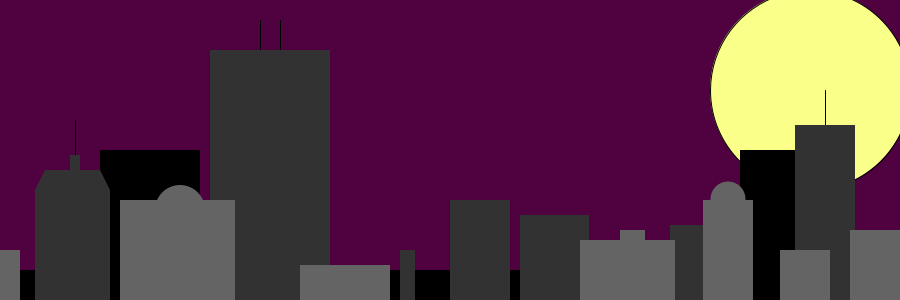
Frame 1 (no input)
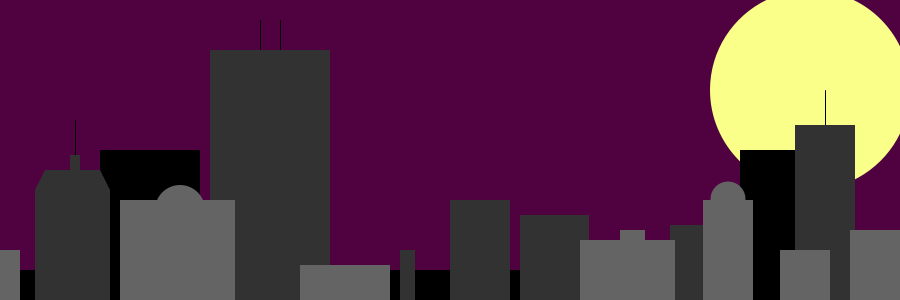
Frame 60 (the mouse pressed at the canvas centre just before this capture)
Frame 120 (the mouse held since frame 60 and released just before this capture): identical to frame 60, image omitted

The Processing sketch that drew these frames (run headless with seeded random() and noise(); from frame 60 on, the mouse is pressed at the canvas centre):

// Processing sketch: processing_136350
// ── processing_136350.pde

//Skyline by Luis Silva

//setup
void setup(){
  size(900,300);
}

void draw(){
  background(80, 2, 64);
  
//Extra
  //moon
  fill(249, 255, 136);
  ellipse(810, 90, 200, 200);
//Buildings
//Back
  //1
  noStroke();
  fill(0);
  rect(10, 270, 50, 100);
  //2
  rect(100, 150, 100, 300);
  //3
  rect(370, 270, 200, 50);
  //4
  rect(740, 150, 100, 200);
//Mid
   //1
   fill(50);
   stroke(0);
   line(260, 20, 260, 200);
   line(280, 20, 280, 200);
   noStroke();
   rect(210, 50, 120, 250);
   //2
   stroke(0);
   line(825, 90, 825, 200);
   noStroke();
   rect(795, 125, 60, 200);
   //3
   rect(670, 225, 60, 100);
   //4
   rect(520, 215, 69, 100);
   //5
   rect(450, 200, 60, 100);
   //6
   rect(400, 250, 15, 50);
   //7
   stroke(0);
   line(75, 120, 75, 200);
   noStroke();
   rect(70, 155, 10, 25);
   quad(35, 190, 45, 170, 100, 170, 110, 190);
   rect(35, 190, 75, 150);
//Front
  //1
  fill(100);
  ellipse(180, 210, 50, 50);
  rect(120, 200, 115, 100);
  //2
  rect(300, 265, 90, 50);
  //3
  rect(620, 230, 25, 25);
  rect(580, 240, 95, 100);
  //4
   ellipse(728, 199, 35, 35);
   rect(703, 200, 50, 100);
   //5
   rect(780, 250, 50, 100);
   //6
   rect(850, 230, 50, 100);
   //7
   rect(-10, 250, 30, 100);
}
